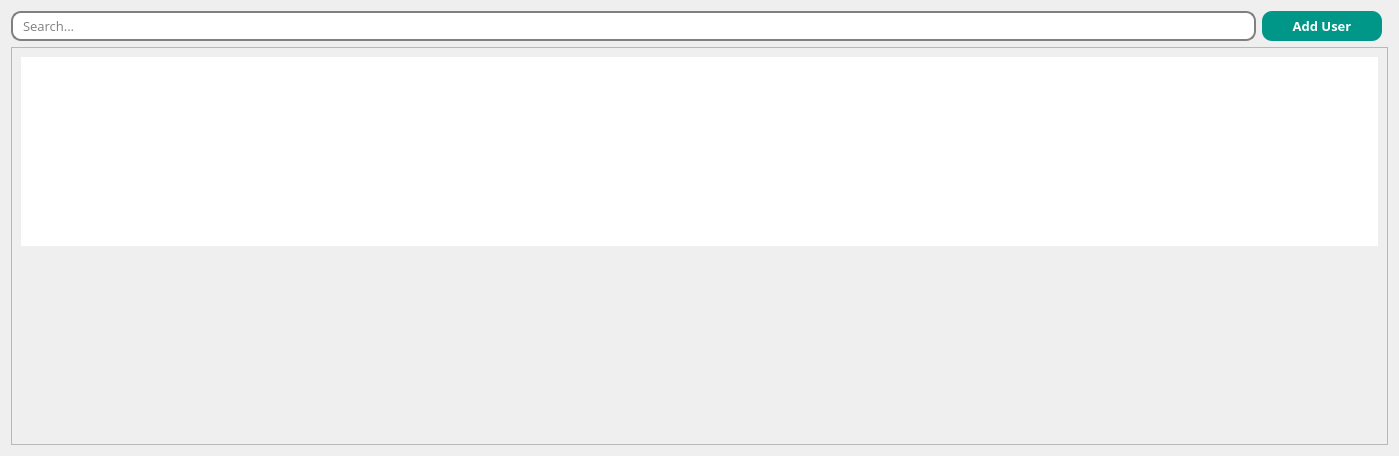
<?xml version="1.0" encoding="UTF-8"?>
<ui version="4.0">
 <class>Form</class>
 <widget class="QWidget" name="Form">
  <property name="geometry">
   <rect>
    <x>0</x>
    <y>0</y>
    <width>1399</width>
    <height>456</height>
   </rect>
  </property>
  <property name="windowTitle">
   <string>Form</string>
  </property>
  <layout class="QGridLayout" name="gridLayout">
   <item row="1" column="0" colspan="2">
    <widget class="QScrollArea" name="scrollArea">
     <property name="font">
      <font>
       <family>Open Sans</family>
       <pointsize>10</pointsize>
       <stylestrategy>PreferAntialias</stylestrategy>
      </font>
     </property>
     <property name="widgetResizable">
      <bool>true</bool>
     </property>
     <widget class="QWidget" name="scrollAreaWidgetContents">
      <property name="geometry">
       <rect>
        <x>0</x>
        <y>0</y>
        <width>1379</width>
        <height>400</height>
       </rect>
      </property>
      <layout class="QGridLayout" name="gridLayout_2">
       <item row="0" column="0">
        <widget class="QTableView" name="Userdisplay">
         <property name="font">
          <font>
           <family>Open Sans</family>
           <pointsize>10</pointsize>
           <stylestrategy>PreferAntialias</stylestrategy>
          </font>
         </property>
         <property name="frameShape">
          <enum>QFrame::NoFrame</enum>
         </property>
         <property name="frameShadow">
          <enum>QFrame::Sunken</enum>
         </property>
         <property name="midLineWidth">
          <number>9</number>
         </property>
         <property name="sizeAdjustPolicy">
          <enum>QAbstractScrollArea::AdjustToContents</enum>
         </property>
         <property name="showGrid">
          <bool>true</bool>
         </property>
         <property name="gridStyle">
          <enum>Qt::DashLine</enum>
         </property>
         <property name="sortingEnabled">
          <bool>true</bool>
         </property>
         <property name="wordWrap">
          <bool>true</bool>
         </property>
         <attribute name="horizontalHeaderMinimumSectionSize">
          <number>20</number>
         </attribute>
         <attribute name="horizontalHeaderDefaultSectionSize">
          <number>150</number>
         </attribute>
         <attribute name="horizontalHeaderHighlightSections">
          <bool>false</bool>
         </attribute>
         <attribute name="horizontalHeaderStretchLastSection">
          <bool>true</bool>
         </attribute>
         <attribute name="verticalHeaderCascadingSectionResizes">
          <bool>false</bool>
         </attribute>
         <attribute name="verticalHeaderDefaultSectionSize">
          <number>26</number>
         </attribute>
         <attribute name="verticalHeaderHighlightSections">
          <bool>true</bool>
         </attribute>
        </widget>
       </item>
       <item row="1" column="0">
        <spacer name="verticalSpacer">
         <property name="orientation">
          <enum>Qt::Vertical</enum>
         </property>
         <property name="sizeHint" stdset="0">
          <size>
           <width>20</width>
           <height>40</height>
          </size>
         </property>
        </spacer>
       </item>
      </layout>
     </widget>
    </widget>
   </item>
   <item row="0" column="0">
    <widget class="QWidget" name="widget" native="true">
     <property name="maximumSize">
      <size>
       <width>16777215</width>
       <height>30</height>
      </size>
     </property>
     <property name="font">
      <font>
       <family>Open Sans</family>
       <pointsize>10</pointsize>
       <stylestrategy>PreferAntialias</stylestrategy>
      </font>
     </property>
     <layout class="QHBoxLayout" name="horizontalLayout">
      <property name="leftMargin">
       <number>0</number>
      </property>
      <property name="topMargin">
       <number>0</number>
      </property>
      <property name="rightMargin">
       <number>0</number>
      </property>
      <property name="bottomMargin">
       <number>0</number>
      </property>
      <item>
       <widget class="QLineEdit" name="Searchbar">
        <property name="sizePolicy">
         <sizepolicy hsizetype="Expanding" vsizetype="Expanding">
          <horstretch>0</horstretch>
          <verstretch>0</verstretch>
         </sizepolicy>
        </property>
        <property name="font">
         <font>
          <family>Open Sans</family>
          <pointsize>10</pointsize>
          <stylestrategy>PreferAntialias</stylestrategy>
         </font>
        </property>
        <property name="styleSheet">
         <string notr="true">border: 2px solid gray;
 border-radius: 10px;
  padding: 0 8px;</string>
        </property>
        <property name="placeholderText">
         <string>Search...</string>
        </property>
       </widget>
      </item>
      <item>
       <widget class="QPushButton" name="addUser">
        <property name="sizePolicy">
         <sizepolicy hsizetype="Expanding" vsizetype="Expanding">
          <horstretch>0</horstretch>
          <verstretch>0</verstretch>
         </sizepolicy>
        </property>
        <property name="minimumSize">
         <size>
          <width>0</width>
          <height>0</height>
         </size>
        </property>
        <property name="maximumSize">
         <size>
          <width>120</width>
          <height>30</height>
         </size>
        </property>
        <property name="font">
         <font>
          <family>Open Sans</family>
          <pointsize>10</pointsize>
          <weight>75</weight>
          <bold>true</bold>
          <stylestrategy>PreferAntialias</stylestrategy>
         </font>
        </property>
        <property name="styleSheet">
         <string notr="true">color: rgb(255, 255, 255);
background-color:rgb(0,150,136);
border-radius:10</string>
        </property>
        <property name="text">
         <string>Add User</string>
        </property>
       </widget>
      </item>
     </layout>
    </widget>
   </item>
  </layout>
 </widget>
 <resources/>
 <connections/>
</ui>
